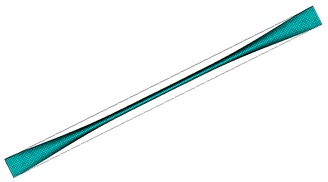
%> input picture Matlab/0.9_ANSYS.jpg, 328 x 182 px, shrunk from 946 x 526 before the run
$ octave --eval "beperimMethod;"   (GNU Octave 9; MATLAB toolbox functions it lacks are replaced by stand-ins)
%> lines starting %> are read from the running program, lines starting %| are printed output that depends on the picture; in (x1, y1, x2, y2) boxes, pixels count from 0 and x2, y2 are one past the last pixel; in counts of white or black regions, pixels touching at a corner belong together; the program's own positions count from 1
function beperimMethod()
I = imread('0.9_ANSYS.jpg');
%> I is the input picture: size 182x328x3 uint8; mean R, G, B 238.8, 245.2, 245.1
H=rgb2gray(I);    %灰度化
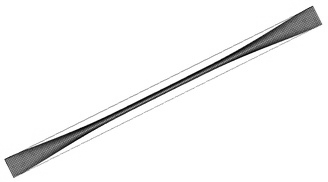
%> H: size 182x328 uint8; min 2, max 255, mean 243.3
BWI = im2bw(I,0.24);    %imbinarize将灰度图像I转变成二级制图像BW,level：阈值等级，取值范围[0,1]，I*level大，则该值变为1，否则为0
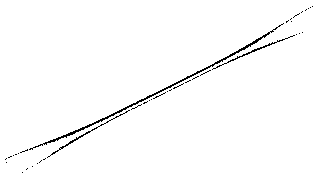
%> BWI: size 182x328 logical; 98.4% white; black in thin lines or dots, all inside (x1, y1, x2, y2) = (5, 6, 313, 173)
BWI1 = bwperim(BWI,8);    %8领域提取边缘
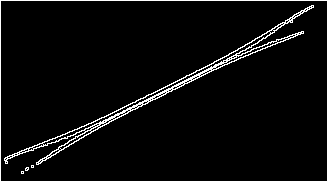
%> BWI1: size 182x328 logical; 4.6% white in thin lines or dots
J = imread('0.9_REAL.jpg');
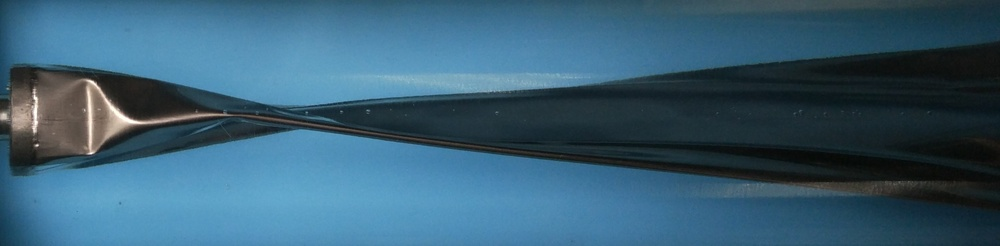
%> input picture Matlab/0.9_REAL.jpg, 1000 x 246 px, shrunk from 2883 x 709 before the run
%> J is the input picture: size 246x1000x3 uint8; mean R, G, B 56.7, 94.6, 116.3
BWJ = im2bw(J,0.23);    %imbinarize将灰度图像I转变成二级制图像BW,level：阈值等级，取值范围[0,1]，I*level大，则该值变为1，否则为0
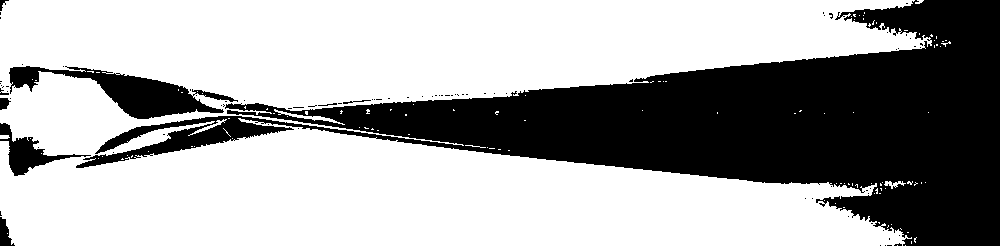
%> BWJ: size 246x1000 logical; 65.4% white; 83 black regions (74 under 20 px), largest, box (x1, y1, x2, y2) and area: (76, 0, 1000, 246) 78924, (9, 66, 238, 119) 4330, (0, 123, 91, 176) 1319
BWJ1 = bwperim(BWJ,4);    %8领域提取边缘
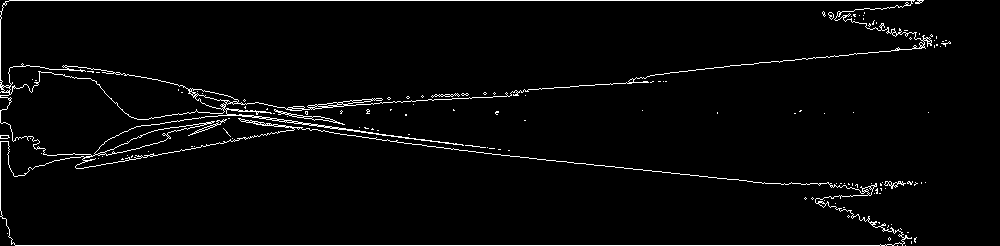
%> BWJ1: size 246x1000 logical; 3% white in thin lines or dots
figure;
subplot(2,2,1);
imshow(I);
title('ANSYS-original iamge');
subplot(2,2,2);
imshow(BWI1);
title('ANSYS-bwperim');
subplot(2,2,3);
imshow(J);
title('REAL-original iamge');
subplot(2,2,4);
imshow(BWJ1);
title('ANSYS-bwperim');
end
